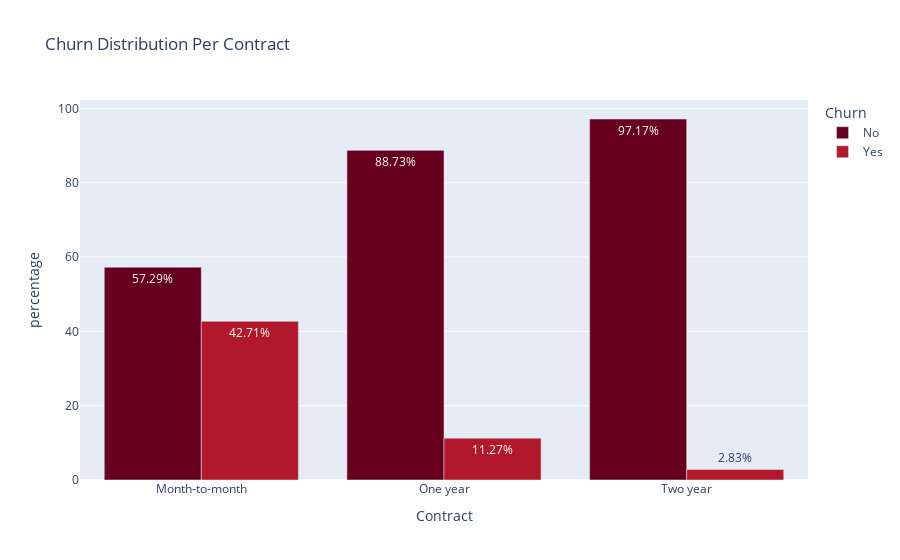

The notebook cell this image was saved under:
### Code cell
fig = px.bar(
    telecom_df_Churn_Contract,
    x = 'Contract',
    y = 'percentage',
    color = 'Churn',
    title='Churn Distribution Per Contract ',
    barmode='group',
    color_discrete_sequence=px.colors.sequential.RdBu,
    text='percentage'
)
fig.update_traces(texttemplate = '%{text:.2f}%')
fig.show()
fig.write_image(os.path.join(results_dir, 'Churn_distribution_by_Contract_bar_plot.jpg'))
fig.write_image(os.path.join(results_dir, 'Churn_distribution_by_Contract_bar_plot.png'))
html_str = fig.to_html()

with open(os.path.join(results_dir, 'Churn_distribution_by_Contract_bar_plot.html'), 'w', encoding='utf-8') as f:
    f.write(html_str)

### Figure 1 — Plotly figure (JSON) as saved in the notebook; plotly's stock layout.template omitted (floating-point values rounded to 4 significant figures)
{"data": [{"alignmentgroup": "True", "hovertemplate": "Churn=No<br>Contract=%{x}<br>percentage=%{text}<extra></extra>", "legendgroup": "No", "marker": {"color": "rgb(103,0,31)", "pattern": {"shape": ""}}, "name": "No", "offsetgroup": "No", "orientation": "v", "showlegend": true, "text": [57.29, 88.73, 97.17], "textposition": "auto", "texttemplate": "%{text:.2f}%", "type": "bar", "x": ["Month-to-month", "One year", "Two year"], "xaxis": "x", "y": [57.29, 88.73, 97.17], "yaxis": "y"}, {"alignmentgroup": "True", "hovertemplate": "Churn=Yes<br>Contract=%{x}<br>percentage=%{text}<extra></extra>", "legendgroup": "Yes", "marker": {"color": "rgb(178,24,43)", "pattern": {"shape": ""}}, "name": "Yes", "offsetgroup": "Yes", "orientation": "v", "showlegend": true, "text": [42.71, 11.27, 2.832], "textposition": "auto", "texttemplate": "%{text:.2f}%", "type": "bar", "x": ["Month-to-month", "One year", "Two year"], "xaxis": "x", "y": [42.71, 11.27, 2.832], "yaxis": "y"}], "layout": {"barmode": "group", "legend": {"title": {"text": "Churn"}, "tracegroupgap": 0}, "title": {"text": "Churn Distribution Per Contract "}, "xaxis": {"anchor": "y", "domain": [0, 1], "title": {"text": "Contract"}}, "yaxis": {"anchor": "x", "domain": [0, 1], "title": {"text": "percentage"}}}}
